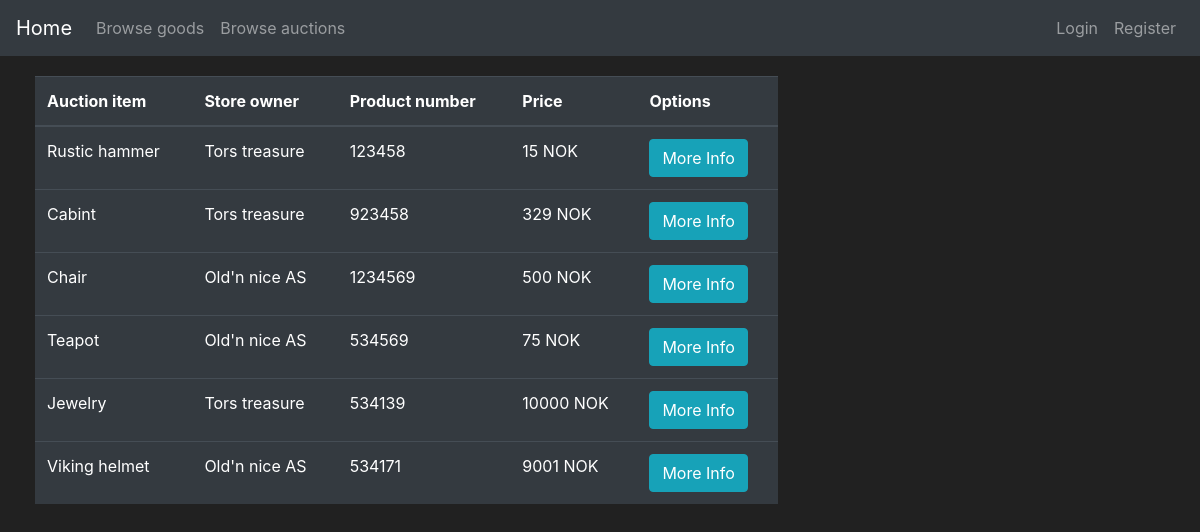
The page /auction on the database its author committed.
### app_flask/models.py (models this page shows, shortened)
class Goods(db.Model):
    id = db.Column(db.Integer, primary_key=True)
    name = db.Column(db.String(30), nullable=False)
    description = db.Column(db.String(70), unique=False, nullable=False)
    price = db.Column(db.Integer, unique=False, nullable=False)
    product_number = db.Column(db.String(length=6), nullable=False, unique=True)
    goods_type = db.Column(db.Boolean(), nullable=False, default=False)
    date_created = db.Column(db.DateTime(), default=datetime.utcnow)
    user_owner = db.Column(db.Integer(), db.ForeignKey('user.id'))
    store_owner = db.Column(db.Integer(), db.ForeignKey('store.id'))

class Store(db.Model):
    id = db.Column(db.Integer(), primary_key=True)
    store_name = db.Column(db.String(length=30), nullable=False, unique=True)
    street_address = db.Column(db.String(length=40), nullable=False)
    street_number = db.Column(db.Integer(), nullable=False)
    postal_code = db.Column(db.Integer(), nullable=False)
    province = db.Column(db.String(length=50), nullable=False)
    store_email = db.Column(db.String(length=50), nullable=False, unique=True)
    store_phone = db.Column(db.Integer(), nullable=False)
    date_created = db.Column(db.DateTime(), default=datetime.utcnow)
    user_owner = db.Column(db.Integer(), db.ForeignKey('user.id'))
    goods = db.relationship('Goods', backref='owned_store', lazy=True)

### app_flask/main/routes.py (the view, shortened to what this page needs)
@bp.route("/auction", methods=["POST", "GET"])
def auction_page():
    auction_form = AuctionGoodsForm(request.form, csrf_enabled=False)
    accept_form = AcceptAuctionForm(request.form, csrf_enabled=False)
    if request.method == "GET":
        items = db.session.query(Goods, Store).filter(and_(Store.id == Goods.store_owner, Goods.goods_type == 1)).all()
        try:
            current_user_id = current_user.id
            bidding_items = show_current_highest_bidding_offer_in_store(current_user_id)
            print(isinstance(bidding_items, Bidding))
        except AttributeError:
            bidding_items = []
        return render_template("auction.html", items=items, auction_form=auction_form, bidding_items=bidding_items,
                               accept_form=accept_form)

### app_flask/templates/auction.html (shortened to what this page needs)
{% extends 'base.html' %}
{% block content %}
<div class="row" style="margin:20px; margin-left:20px">
    <div class="col-8">
        <table class="table table-hover table-dark">
            <thead>
                <tr>
                    <th scope="col">Auction item</th>
                    <th scope="col">Store owner</th>
                    <th scope="col">Product number</th>
                    <th scope="col">Price</th>
                    <th scope="col">Options</th>
                </tr>
            </thead>
            <tbody>
                {% for item, store in items %}
                <tr>
                    <td>{{item.name}}</td>
                    <td>{{store.store_name}}</td>
                    <td>{{item.product_number}}</td>
                    <td>{{item.price}} NOK</td>
                    {% if store.user_owner==current_user.id %}
                    <td><button class="btn btn-outline btn-info" data-toggle="modal" data-target="#Modal-MoreInfo-{{ item.id }}">More Info</button></td>
                    {% elif current_user.is_authenticated %}
                    <td><button class="btn btn-outline btn-info" data-toggle="modal" data-target="#Modal-MoreInfo-{{ item.id }}">More Info</button></td>
                    <td><button class="btn btn-outline btn-primary" data-toggle="modal" data-target="#Modal-AuctionConfirm-{{ item.id }}">Bid on auction</button></td>
                    {% else %}
                    <td><button class="btn btn-outline btn-info" data-toggle="modal" data-target="#Modal-MoreInfo-{{ item.id }}">More Info</button></td>
                    {% endif %}
                </tr>
                {% endfor %}
            </tbody>
        </table>
    </div>
</div>
{% endblock %}

### app_flask/templates/base.html (style rules this page uses)
body { color: white; background-color: #212121; }

### rows shown on the page
Goods: name "Rustic hammer", store_name "Tors treasure", product_number "123458", price "15"
Goods: name "Cabint", store_name "Tors treasure", product_number "923458", price "329"
Goods: name "Chair", store_name "Old'n nice AS", product_number "1234569", price "500"
Goods: name "Teapot", store_name "Old'n nice AS", product_number "534569", price "75"
Goods: name "Jewelry", store_name "Tors treasure", product_number "534139", price "10000"
Goods: name "Viking helmet", store_name "Old'n nice AS", product_number "534171", price "9001"
